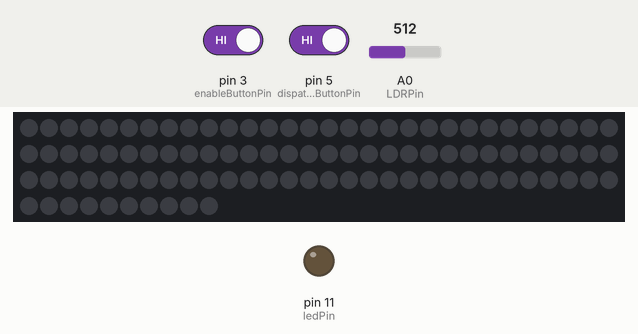
This sketch was run on a simulated Arduino Uno, built with avr-gcc and run on an emulated ATmega328P. On the bench: 100 RGB LEDs in strip order, left to right, continuing on the next row, output pins drawn as LEDs (lit = HIGH). The test bench sets the inputs (shaded band); at power-on: A0 (LDRPin) = 512, pin 3 (enableButtonPin) HIGH, pin 5 (dispatchButtonPin) HIGH. What the sketch prints to the serial monitor is not drawn.

Above: at 1.2 s.
1.3 s: A0 (LDRPin) set to 883
2.8 s: A0 (LDRPin) set to 910
At 4.0 s:
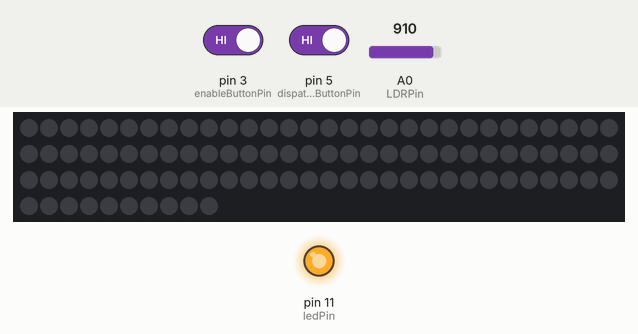
4.3 s: A0 (LDRPin) set to 890
At 5.1 s:
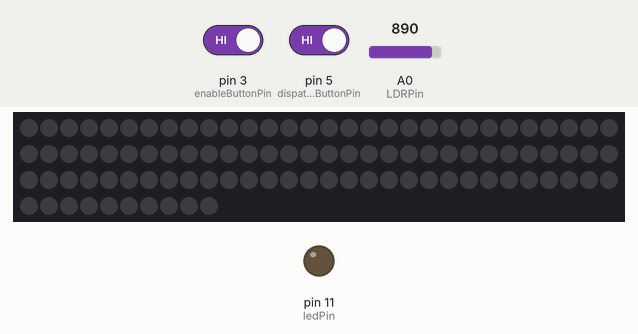
5.8 s: A0 (LDRPin) set to 900
At 6.3 s:
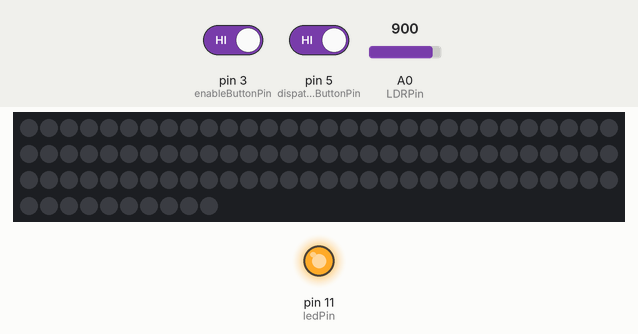
7.3 s: pin 3 (enableButtonPin) driven LOW and pin 5 (dispatchButtonPin) driven LOW
9.7 s: pin 5 (dispatchButtonPin) driven HIGH
Timing chart, 0 to 12.7 s (numbered marks = the images above; inputs shaded):
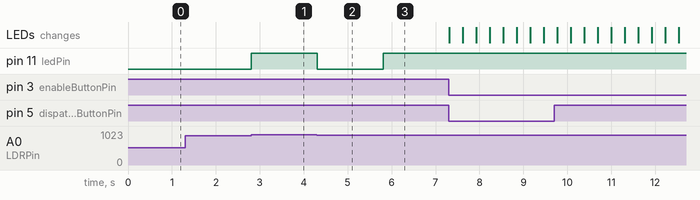

Measured:
- the behaviour switches between 899 and 900 on A0 (LDRPin) (found by bisection; images 0 and 1)
- after the input at 1.3 s, every drawn part: stays the same
- after the input at 2.8 s, pin 11 (ledPin): LOW → HIGH at once
- after the input at 4.3 s, pin 11 (ledPin): HIGH → LOW at once
- after the input at 5.8 s, pin 11 (ledPin): LOW → HIGH at once

The sketch:

lightbeam08082023.ino
```cpp
#include <FastLED.h>

#define LED_PIN     7
#define NUM_LEDS    100
#define LED_TYPE    WS2812
#define COLOR_ORDER GRB
#define OVERALL_BRIGHTNESS 50
const int ledPin = 11;// Intialize Pin11 for connecting LED
const int LDRPin = A0;// Initialize PIN A0 LDR PIN
CRGB leds[NUM_LEDS];

//this is the port where the button is connected
#define dispatchButtonPin 5
#define enableButtonPin 3

bool dispatchButtonCurrentState = false;
bool enableButtonCurrentState = false;

unsigned long lastButtonPress;
uint8_t hue = 0;

void setup() {
  Serial.begin(9600);
  pinMode(dispatchButtonPin, INPUT_PULLUP);
  pinMode(enableButtonPin, INPUT_PULLUP);
  FastLED.addLeds<LED_TYPE, LED_PIN, COLOR_ORDER>(leds, NUM_LEDS);
  FastLED.setBrightness (OVERALL_BRIGHTNESS);
  pinMode(ledPin, OUTPUT);// Define LED pin as output
  pinMode(LDRPin, INPUT);
}


void loop() {

  int dispatchButtonState = digitalRead(dispatchButtonPin);
  int enableButtonState = digitalRead(enableButtonPin);
  int ldrStatus = analogRead(LDRPin);

  if (dispatchButtonState == LOW) {

    if (millis() - lastButtonPress > 50) {
      if(enableButtonState == LOW){
        dispatchButtonCurrentState = !dispatchButtonCurrentState;
      Serial.println("BUTTON PRESSED ");
      }
      //This toggles the state of "dispatchButtonState" from
      //either "true" to "false" or vice versa

    }
    lastButtonPress = millis();
  }


  if (dispatchButtonCurrentState == true) {

     uint8_t pos = map(beat8(20, 0), 0, 255, 0, NUM_LEDS -1);
    leds[pos] = CRGB::White;

    fadeToBlackBy(leds, NUM_LEDS, 128);

    EVERY_N_MILLISECONDS(10) {
      //Serial.println(pos);
    }

    FastLED.show();

  }

  else if (dispatchButtonState == false) {
    fill_solid(leds, NUM_LEDS, CRGB::Black);
  }

  FastLED.show();
    // read LDR lignt intensity as analog value
// Control LED based on LDR light intensity
  if (ldrStatus >= 900) {

    digitalWrite(ledPin, HIGH);
    //Serial.print(" LIGHT ON : ");
    //Serial.println(ldrStatus);

  } else {

    digitalWrite(ledPin, LOW);
    //Serial.print("LIGHT OFF: ");
    //Serial.println(ldrStatus);// Print LDR analog value on serial port
  }
}
```
